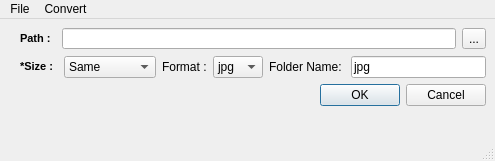
<?xml version="1.0" encoding="UTF-8"?>
<ui version="4.0">
 <class>quickConvert</class>
 <widget class="QMainWindow" name="quickConvert">
  <property name="geometry">
   <rect>
    <x>0</x>
    <y>0</y>
    <width>495</width>
    <height>161</height>
   </rect>
  </property>
  <property name="maximumSize">
   <size>
    <width>16777215</width>
    <height>161</height>
   </size>
  </property>
  <property name="windowTitle">
   <string>quickConvert v0.02dev</string>
  </property>
  <widget class="QWidget" name="path_widget">
   <layout class="QHBoxLayout" name="horizontalLayout_2">
    <item>
     <layout class="QFormLayout" name="formLayout">
      <property name="fieldGrowthPolicy">
       <enum>QFormLayout::AllNonFixedFieldsGrow</enum>
      </property>
      <item row="2" column="1">
       <layout class="QGridLayout" name="path_gridlayout">
        <item row="0" column="0">
         <widget class="QLabel" name="path_text">
          <property name="text">
           <string>&lt;!DOCTYPE HTML PUBLIC &quot;-//W3C//DTD HTML 4.0//EN&quot; &quot;http://www.w3.org/TR/REC-html40/strict.dtd&quot;&gt;
&lt;html&gt;&lt;head&gt;&lt;meta name=&quot;qrichtext&quot; content=&quot;1&quot; /&gt;&lt;style type=&quot;text/css&quot;&gt;
p, li { white-space: pre-wrap; }
&lt;/style&gt;&lt;/head&gt;&lt;body style=&quot; font-family:'MS Shell Dlg 2'; font-size:8.25pt; font-weight:400; font-style:normal;&quot;&gt;
&lt;p style=&quot; margin:5px 5px 5px 5px; -qt-block-indent:0; text-indent:0px;&quot;&gt;&lt;span style=&quot; font-size:8pt; font-weight:600;&quot;&gt;Path :&lt;/span&gt;&lt;/p&gt;&lt;/body&gt;&lt;/html&gt;</string>
          </property>
         </widget>
        </item>
        <item row="0" column="1">
         <widget class="QLineEdit" name="path_edit"/>
        </item>
        <item row="0" column="2">
         <widget class="QToolButton" name="path_browse">
          <property name="text">
           <string>...</string>
          </property>
         </widget>
        </item>
       </layout>
      </item>
      <item row="3" column="1">
       <layout class="QGridLayout" name="file_gridlayout">
        <item row="1" column="1">
         <widget class="QLabel" name="foldername_text">
          <property name="text">
           <string>Folder Name: </string>
          </property>
         </widget>
        </item>
        <item row="1" column="2">
         <widget class="QLineEdit" name="foldername_edit">
          <property name="text">
           <string>jpg</string>
          </property>
         </widget>
        </item>
        <item row="1" column="0">
         <layout class="QGridLayout" name="file_attribute">
          <item row="0" column="2">
           <widget class="QLabel" name="format_text">
            <property name="text">
             <string>Format :</string>
            </property>
           </widget>
          </item>
          <item row="0" column="3">
           <widget class="QComboBox" name="format_combo">
            <item>
             <property name="text">
              <string>jpg</string>
             </property>
            </item>
            <item>
             <property name="text">
              <string>png</string>
             </property>
            </item>
            <item>
             <property name="text">
              <string>tga</string>
             </property>
            </item>
           </widget>
          </item>
          <item row="0" column="1">
           <widget class="QComboBox" name="size_combo">
            <item>
             <property name="text">
              <string>Same</string>
             </property>
            </item>
            <item>
             <property name="text">
              <string>1920x1080</string>
             </property>
            </item>
            <item>
             <property name="text">
              <string>1280x720</string>
             </property>
            </item>
            <item>
             <property name="text">
              <string>PAL</string>
             </property>
            </item>
           </widget>
          </item>
          <item row="0" column="0">
           <widget class="QLabel" name="size">
            <property name="text">
             <string>&lt;!DOCTYPE HTML PUBLIC &quot;-//W3C//DTD HTML 4.0//EN&quot; &quot;http://www.w3.org/TR/REC-html40/strict.dtd&quot;&gt;
&lt;html&gt;&lt;head&gt;&lt;meta name=&quot;qrichtext&quot; content=&quot;1&quot; /&gt;&lt;style type=&quot;text/css&quot;&gt;
p, li { white-space: pre-wrap; }
&lt;/style&gt;&lt;/head&gt;&lt;body style=&quot; font-family:'MS Shell Dlg 2'; font-size:8.25pt; font-weight:400; font-style:normal;&quot;&gt;
&lt;p style=&quot; margin-top:5px; margin-bottom:5px; margin-left:5px; margin-right:5px; -qt-block-indent:0; text-indent:0px;&quot;&gt;&lt;span style=&quot; font-size:8pt; font-weight:600;&quot;&gt;*Size :&lt;/span&gt;&lt;/p&gt;&lt;/body&gt;&lt;/html&gt;</string>
            </property>
           </widget>
          </item>
         </layout>
        </item>
       </layout>
      </item>
      <item row="5" column="1">
       <layout class="QVBoxLayout" name="button_layout">
        <item>
         <widget class="QDialogButtonBox" name="buttonBox">
          <property name="inputMethodHints">
           <set>Qt::ImhNone</set>
          </property>
          <property name="standardButtons">
           <set>QDialogButtonBox::Cancel|QDialogButtonBox::Ok</set>
          </property>
         </widget>
        </item>
       </layout>
      </item>
     </layout>
    </item>
   </layout>
  </widget>
  <widget class="QMenuBar" name="menubar">
   <property name="geometry">
    <rect>
     <x>0</x>
     <y>0</y>
     <width>495</width>
     <height>20</height>
    </rect>
   </property>
   <widget class="QMenu" name="menuFile">
    <property name="title">
     <string>File</string>
    </property>
    <addaction name="actionOpen"/>
   </widget>
   <widget class="QMenu" name="menuConvert">
    <property name="title">
     <string>Convert</string>
    </property>
    <addaction name="actionMultiply"/>
   </widget>
   <addaction name="menuFile"/>
   <addaction name="menuConvert"/>
  </widget>
  <widget class="QStatusBar" name="statusbar"/>
  <action name="actionOpen">
   <property name="text">
    <string>Open</string>
   </property>
  </action>
  <action name="actionMultiply_Convert">
   <property name="text">
    <string>Multiply Convert</string>
   </property>
  </action>
  <action name="actionMultiply">
   <property name="text">
    <string>Multiply</string>
   </property>
  </action>
 </widget>
 <resources/>
 <connections/>
</ui>
